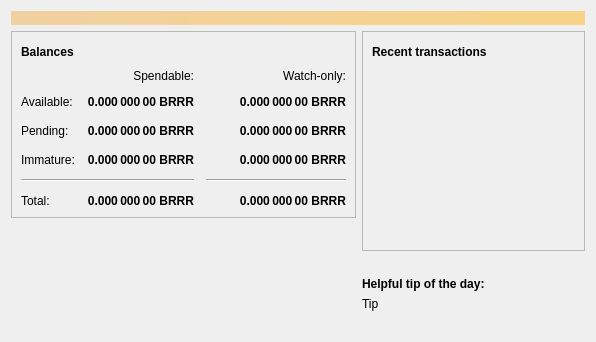
<?xml version="1.0" encoding="UTF-8"?>
<ui version="4.0">
 <class>OverviewPage</class>
 <widget class="QWidget" name="OverviewPage">
  <property name="geometry">
   <rect>
    <x>0</x>
    <y>0</y>
    <width>596</width>
    <height>342</height>
   </rect>
  </property>
  <property name="windowTitle">
   <string>Form</string>
  </property>
  <layout class="QVBoxLayout" name="topLayout">
   <item>
    <widget class="QLabel" name="labelAlerts">
     <property name="visible">
      <bool>false</bool>
     </property>
     <property name="styleSheet">
      <string notr="true">QLabel { background-color: qlineargradient(x1: 0, y1: 0, x2: 1, y2: 0, stop:0 #F0D0A0, stop:1 #F8D488); color:#000000; }</string>
     </property>
     <property name="wordWrap">
      <bool>true</bool>
     </property>
     <property name="margin">
      <number>3</number>
     </property>
     <property name="textInteractionFlags">
      <set>Qt::TextSelectableByMouse</set>
     </property>
    </widget>
   </item>
   <item>
    <layout class="QHBoxLayout" name="horizontalLayout" stretch="1,1">
     <item>
      <layout class="QVBoxLayout" name="verticalLayout_2">
       <item>
        <widget class="QFrame" name="frame">
         <property name="frameShape">
          <enum>QFrame::StyledPanel</enum>
         </property>
         <property name="frameShadow">
          <enum>QFrame::Raised</enum>
         </property>
         <layout class="QVBoxLayout" name="verticalLayout_4">
          <item>
           <layout class="QHBoxLayout" name="horizontalLayout_4">
            <item>
             <widget class="QLabel" name="label_5">
              <property name="font">
               <font>
                <weight>75</weight>
                <bold>true</bold>
               </font>
              </property>
              <property name="text">
               <string>Balances</string>
              </property>
             </widget>
            </item>
            <item>
             <widget class="QPushButton" name="labelWalletStatus">
              <property name="enabled">
               <bool>true</bool>
              </property>
              <property name="maximumSize">
               <size>
                <width>30</width>
                <height>16777215</height>
               </size>
              </property>
              <property name="toolTip">
               <string>The displayed information may be out of date. Your wallet automatically synchronizes with the BrrrFren network after a connection is established, but this process has not completed yet.</string>
              </property>
              <property name="text">
               <string/>
              </property>
              <property name="icon">
               <iconset resource="../bitcoin.qrc">
                <normaloff>:/icons/warning</normaloff>
                <disabledoff>:/icons/warning</disabledoff>:/icons/warning</iconset>
              </property>
              <property name="iconSize">
               <size>
                <width>24</width>
                <height>24</height>
               </size>
              </property>
              <property name="flat">
               <bool>true</bool>
              </property>
             </widget>
            </item>
            <item>
             <spacer name="horizontalSpacer_3">
              <property name="orientation">
               <enum>Qt::Horizontal</enum>
              </property>
              <property name="sizeHint" stdset="0">
               <size>
                <width>40</width>
                <height>20</height>
               </size>
              </property>
             </spacer>
            </item>
           </layout>
          </item>
          <item>
           <layout class="QGridLayout" name="gridLayout">
            <property name="spacing">
             <number>12</number>
            </property>
            <item row="2" column="2">
             <widget class="QLabel" name="labelWatchPending">
              <property name="font">
               <font>
                <weight>75</weight>
                <bold>true</bold>
               </font>
              </property>
              <property name="cursor">
               <cursorShape>IBeamCursor</cursorShape>
              </property>
              <property name="toolTip">
               <string>Unconfirmed transactions to watch-only addresses</string>
              </property>
              <property name="text">
               <string notr="true">0.000 000 00 BRRR</string>
              </property>
              <property name="alignment">
               <set>Qt::AlignRight|Qt::AlignTrailing|Qt::AlignVCenter</set>
              </property>
              <property name="textInteractionFlags">
               <set>Qt::LinksAccessibleByMouse|Qt::TextSelectableByKeyboard|Qt::TextSelectableByMouse</set>
              </property>
             </widget>
            </item>
            <item row="2" column="1">
             <widget class="QLabel" name="labelUnconfirmed">
              <property name="font">
               <font>
                <weight>75</weight>
                <bold>true</bold>
               </font>
              </property>
              <property name="cursor">
               <cursorShape>IBeamCursor</cursorShape>
              </property>
              <property name="toolTip">
               <string>Total of transactions that have yet to be confirmed, and do not yet count toward the spendable balance</string>
              </property>
              <property name="text">
               <string notr="true">0.000 000 00 BRRR</string>
              </property>
              <property name="alignment">
               <set>Qt::AlignRight|Qt::AlignTrailing|Qt::AlignVCenter</set>
              </property>
              <property name="textInteractionFlags">
               <set>Qt::LinksAccessibleByMouse|Qt::TextSelectableByKeyboard|Qt::TextSelectableByMouse</set>
              </property>
             </widget>
            </item>
            <item row="3" column="2">
             <widget class="QLabel" name="labelWatchImmature">
              <property name="font">
               <font>
                <weight>75</weight>
                <bold>true</bold>
               </font>
              </property>
              <property name="cursor">
               <cursorShape>IBeamCursor</cursorShape>
              </property>
              <property name="toolTip">
               <string>Mined balance in watch-only addresses that has not yet matured</string>
              </property>
              <property name="text">
               <string notr="true">0.000 000 00 BRRR</string>
              </property>
              <property name="alignment">
               <set>Qt::AlignRight|Qt::AlignTrailing|Qt::AlignVCenter</set>
              </property>
              <property name="textInteractionFlags">
               <set>Qt::LinksAccessibleByMouse|Qt::TextSelectableByKeyboard|Qt::TextSelectableByMouse</set>
              </property>
             </widget>
            </item>
            <item row="4" column="0" colspan="2">
             <widget class="Line" name="line">
              <property name="orientation">
               <enum>Qt::Horizontal</enum>
              </property>
             </widget>
            </item>
            <item row="4" column="2">
             <widget class="Line" name="lineWatchBalance">
              <property name="sizePolicy">
               <sizepolicy hsizetype="Preferred" vsizetype="Fixed">
                <horstretch>0</horstretch>
                <verstretch>0</verstretch>
               </sizepolicy>
              </property>
              <property name="minimumSize">
               <size>
                <width>140</width>
                <height>0</height>
               </size>
              </property>
              <property name="orientation">
               <enum>Qt::Horizontal</enum>
              </property>
             </widget>
            </item>
            <item row="5" column="0">
             <widget class="QLabel" name="labelTotalText">
              <property name="text">
               <string>Total:</string>
              </property>
             </widget>
            </item>
            <item row="3" column="1">
             <widget class="QLabel" name="labelImmature">
              <property name="font">
               <font>
                <weight>75</weight>
                <bold>true</bold>
               </font>
              </property>
              <property name="cursor">
               <cursorShape>IBeamCursor</cursorShape>
              </property>
              <property name="toolTip">
               <string>Mined balance that has not yet matured</string>
              </property>
              <property name="text">
               <string notr="true">0.000 000 00 BRRR</string>
              </property>
              <property name="alignment">
               <set>Qt::AlignRight|Qt::AlignTrailing|Qt::AlignVCenter</set>
              </property>
              <property name="textInteractionFlags">
               <set>Qt::LinksAccessibleByMouse|Qt::TextSelectableByKeyboard|Qt::TextSelectableByMouse</set>
              </property>
             </widget>
            </item>
            <item row="2" column="3">
             <spacer name="horizontalSpacer_2">
              <property name="orientation">
               <enum>Qt::Horizontal</enum>
              </property>
              <property name="sizeHint" stdset="0">
               <size>
                <width>40</width>
                <height>20</height>
               </size>
              </property>
             </spacer>
            </item>
            <item row="3" column="0">
             <widget class="QLabel" name="labelImmatureText">
              <property name="text">
               <string>Immature:</string>
              </property>
             </widget>
            </item>
            <item row="5" column="1">
             <widget class="QLabel" name="labelTotal">
              <property name="font">
               <font>
                <weight>75</weight>
                <bold>true</bold>
               </font>
              </property>
              <property name="cursor">
               <cursorShape>IBeamCursor</cursorShape>
              </property>
              <property name="toolTip">
               <string>Your current total balance</string>
              </property>
              <property name="text">
               <string notr="true">0.000 000 00 BRRR</string>
              </property>
              <property name="alignment">
               <set>Qt::AlignRight|Qt::AlignTrailing|Qt::AlignVCenter</set>
              </property>
              <property name="textInteractionFlags">
               <set>Qt::LinksAccessibleByMouse|Qt::TextSelectableByKeyboard|Qt::TextSelectableByMouse</set>
              </property>
             </widget>
            </item>
            <item row="5" column="2">
             <widget class="QLabel" name="labelWatchTotal">
              <property name="font">
               <font>
                <weight>75</weight>
                <bold>true</bold>
               </font>
              </property>
              <property name="cursor">
               <cursorShape>IBeamCursor</cursorShape>
              </property>
              <property name="toolTip">
               <string>Current total balance in watch-only addresses</string>
              </property>
              <property name="text">
               <string notr="true">0.000 000 00 BRRR</string>
              </property>
              <property name="alignment">
               <set>Qt::AlignRight|Qt::AlignTrailing|Qt::AlignVCenter</set>
              </property>
              <property name="textInteractionFlags">
               <set>Qt::LinksAccessibleByMouse|Qt::TextSelectableByKeyboard|Qt::TextSelectableByMouse</set>
              </property>
             </widget>
            </item>
            <item row="0" column="2">
             <widget class="QLabel" name="labelWatchonly">
              <property name="text">
               <string>Watch-only:</string>
              </property>
              <property name="alignment">
               <set>Qt::AlignRight|Qt::AlignTrailing|Qt::AlignVCenter</set>
              </property>
             </widget>
            </item>
            <item row="1" column="0">
             <widget class="QLabel" name="labelBalanceText">
              <property name="text">
               <string>Available:</string>
              </property>
             </widget>
            </item>
            <item row="1" column="1">
             <widget class="QLabel" name="labelBalance">
              <property name="font">
               <font>
                <weight>75</weight>
                <bold>true</bold>
               </font>
              </property>
              <property name="cursor">
               <cursorShape>IBeamCursor</cursorShape>
              </property>
              <property name="toolTip">
               <string>Your current spendable balance</string>
              </property>
              <property name="text">
               <string notr="true">0.000 000 00 BRRR</string>
              </property>
              <property name="alignment">
               <set>Qt::AlignRight|Qt::AlignTrailing|Qt::AlignVCenter</set>
              </property>
              <property name="textInteractionFlags">
               <set>Qt::LinksAccessibleByMouse|Qt::TextSelectableByKeyboard|Qt::TextSelectableByMouse</set>
              </property>
             </widget>
            </item>
            <item row="1" column="2">
             <widget class="QLabel" name="labelWatchAvailable">
              <property name="font">
               <font>
                <weight>75</weight>
                <bold>true</bold>
               </font>
              </property>
              <property name="cursor">
               <cursorShape>IBeamCursor</cursorShape>
              </property>
              <property name="toolTip">
               <string>Your current balance in watch-only addresses</string>
              </property>
              <property name="text">
               <string notr="true">0.000 000 00 BRRR</string>
              </property>
              <property name="alignment">
               <set>Qt::AlignRight|Qt::AlignTrailing|Qt::AlignVCenter</set>
              </property>
              <property name="textInteractionFlags">
               <set>Qt::LinksAccessibleByMouse|Qt::TextSelectableByKeyboard|Qt::TextSelectableByMouse</set>
              </property>
             </widget>
            </item>
            <item row="2" column="0">
             <widget class="QLabel" name="labelPendingText">
              <property name="text">
               <string>Pending:</string>
              </property>
             </widget>
            </item>
            <item row="0" column="1">
             <widget class="QLabel" name="labelSpendable">
              <property name="text">
               <string>Spendable:</string>
              </property>
              <property name="alignment">
               <set>Qt::AlignRight|Qt::AlignTrailing|Qt::AlignVCenter</set>
              </property>
             </widget>
            </item>
           </layout>
          </item>
         </layout>
        </widget>
       </item>
       <item>
        <spacer name="verticalSpacer">
         <property name="orientation">
          <enum>Qt::Vertical</enum>
         </property>
         <property name="sizeHint" stdset="0">
          <size>
           <width>20</width>
           <height>40</height>
          </size>
         </property>
        </spacer>
       </item>
       <item>
        <layout class="QGridLayout" name="logo_grid">
          <item>
            <widget class="QLabel" name="label_wallet_bgcoin">
             <property name="text">
              <string/>
             </property>
             <property name="pixmap">
              <pixmap resource="../bitcoin.qrc">:/icons/wallet_bgcoin</pixmap>
             </property>
             <property name="scaledContents">
              <bool>false</bool>
             </property>
             <property name="alignment">
              <set>Qt::AlignCenter</set>
             </property>
             <property name="margin">
              <number>-2</number>
             </property>
            </widget>
          </item>
          <item>
            <widget class="QLabel" name="label_wallet_version_overlay">
              <property name="text">
               <string></string>
              </property>
              <property name="pixmap">
              </property>
              <property name="scaledContents">
               <bool>false</bool>
              </property>
              <property name="alignment">
               <set>Qt::AlignLeft|Qt::AlignBottom</set>
              </property>
              <property name="margin">
               <number>2</number>
              </property>
            </widget>
          </item>
        </layout>
       </item>
      </layout>
     </item>
     <item>
      <layout class="QVBoxLayout" name="verticalLayout_3">
       <item>
        <widget class="QFrame" name="frame_2">
         <property name="frameShape">
          <enum>QFrame::StyledPanel</enum>
         </property>
         <property name="frameShadow">
          <enum>QFrame::Raised</enum>
         </property>
         <layout class="QVBoxLayout" name="verticalLayout">
          <item>
           <layout class="QHBoxLayout" name="horizontalLayout_2">
            <item>
             <widget class="QLabel" name="label_4">
              <property name="font">
               <font>
                <weight>75</weight>
                <bold>true</bold>
               </font>
              </property>
              <property name="text">
               <string>Recent transactions</string>
              </property>
             </widget>
            </item>
            <item>
             <widget class="QPushButton" name="labelTransactionsStatus">
              <property name="enabled">
               <bool>true</bool>
              </property>
              <property name="maximumSize">
               <size>
                <width>30</width>
                <height>16777215</height>
               </size>
              </property>
              <property name="toolTip">
               <string>The displayed information may be out of date. Your wallet automatically synchronizes with the BrrrFren network after a connection is established, but this process has not completed yet.</string>
              </property>
              <property name="text">
               <string/>
              </property>
              <property name="icon">
               <iconset resource="../bitcoin.qrc">
                <normaloff>:/icons/warning</normaloff>
                <disabledoff>:/icons/warning</disabledoff>:/icons/warning</iconset>
              </property>
              <property name="iconSize">
               <size>
                <width>24</width>
                <height>24</height>
               </size>
              </property>
              <property name="flat">
               <bool>true</bool>
              </property>
             </widget>
            </item>
            <item>
             <spacer name="horizontalSpacer">
              <property name="orientation">
               <enum>Qt::Horizontal</enum>
              </property>
              <property name="sizeHint" stdset="0">
               <size>
                <width>40</width>
                <height>20</height>
               </size>
              </property>
             </spacer>
            </item>
           </layout>
          </item>
          <item>
           <widget class="QListView" name="listTransactions">
            <property name="styleSheet">
             <string notr="true">QListView { background: transparent; }</string>
            </property>
            <property name="frameShape">
             <enum>QFrame::NoFrame</enum>
            </property>
            <property name="verticalScrollBarPolicy">
             <enum>Qt::ScrollBarAlwaysOff</enum>
            </property>
            <property name="horizontalScrollBarPolicy">
             <enum>Qt::ScrollBarAlwaysOff</enum>
            </property>
            <property name="selectionMode">
             <enum>QAbstractItemView::NoSelection</enum>
            </property>
           </widget>
          </item>
         </layout>
        </widget>
       </item>
       <item>
        <spacer name="verticalSpacer_2">
         <property name="orientation">
          <enum>Qt::Vertical</enum>
         </property>
         <property name="sizeHint" stdset="0">
          <size>
           <width>20</width>
           <height>40</height>
          </size>
         </property>
        </spacer>
       </item>
       <item>
        <layout class="QVBoxLayout" name="verticalLayout_5">
         <property name="topMargin">
          <number>0</number>
         </property>
         <item>
          <widget class="QLabel" name="label_tip_header">
           <property name="font">
            <font>
             <weight>75</weight>
             <bold>true</bold>
            </font>
           </property>
           <property name="text">
            <string>Helpful tip of the day:</string>
           </property>
          </widget>
         </item>
         <item>
          <widget class="QLabel" name="label_tip">
           <property name="text">
            <string>Tip</string>
           </property>
          </widget>
         </item>
         <item>
          <spacer name="verticalSpacer_3">
           <property name="orientation">
            <enum>Qt::Vertical</enum>
           </property>
           <property name="sizeType">
            <enum>QSizePolicy::Maximum</enum>
           </property>
           <property name="sizeHint" stdset="0">
            <size>
             <width>20</width>
             <height>40</height>
            </size>
           </property>
          </spacer>
         </item>
        </layout>
       </item>
      </layout>
     </item>
    </layout>
   </item>
  </layout>
 </widget>
 <resources>
  <include location="../bitcoin.qrc"/>
 </resources>
 <connections/>
</ui>
